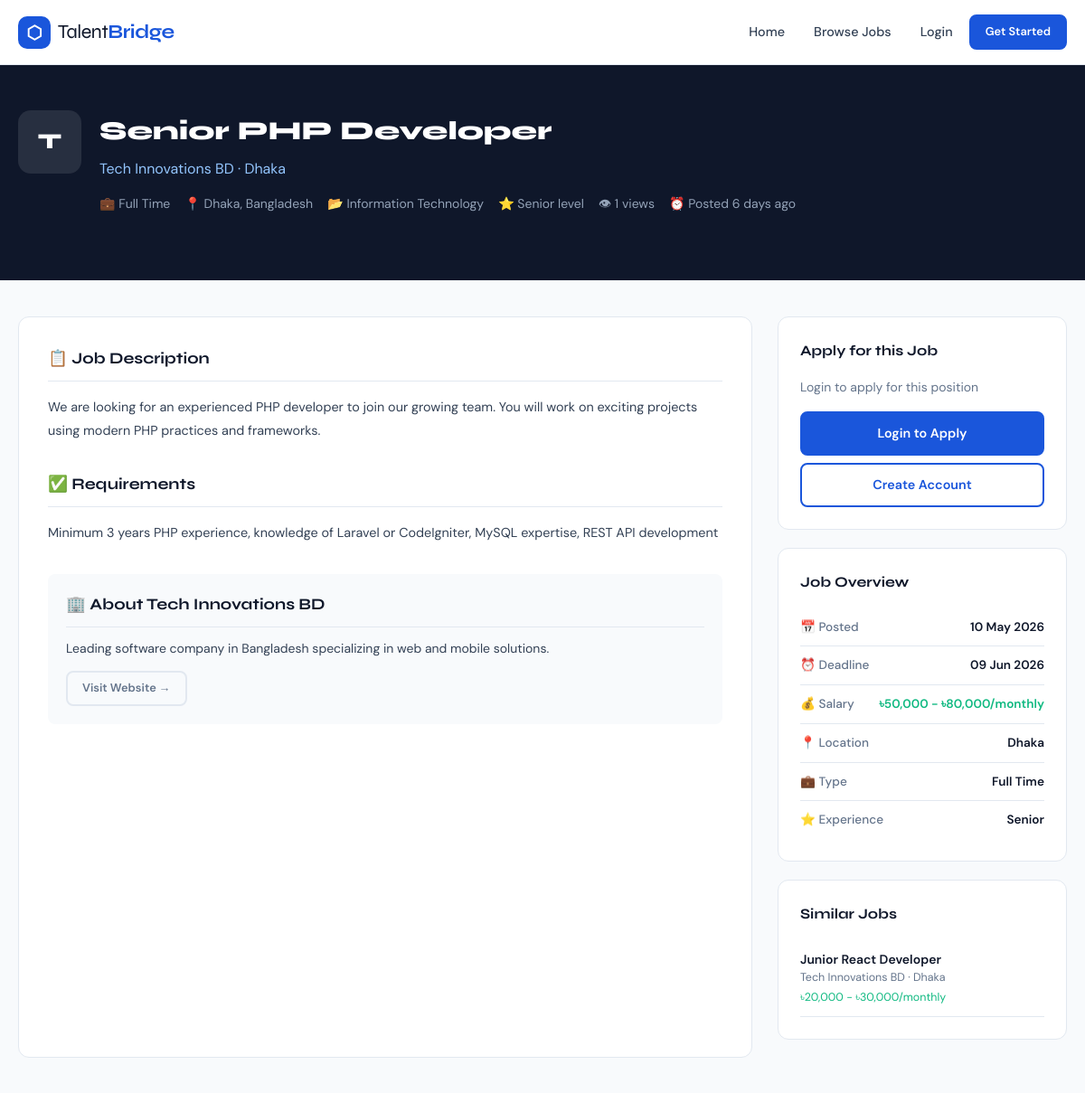
/job.php?id=1 (upper part), run on an earlier commit of the app's database.
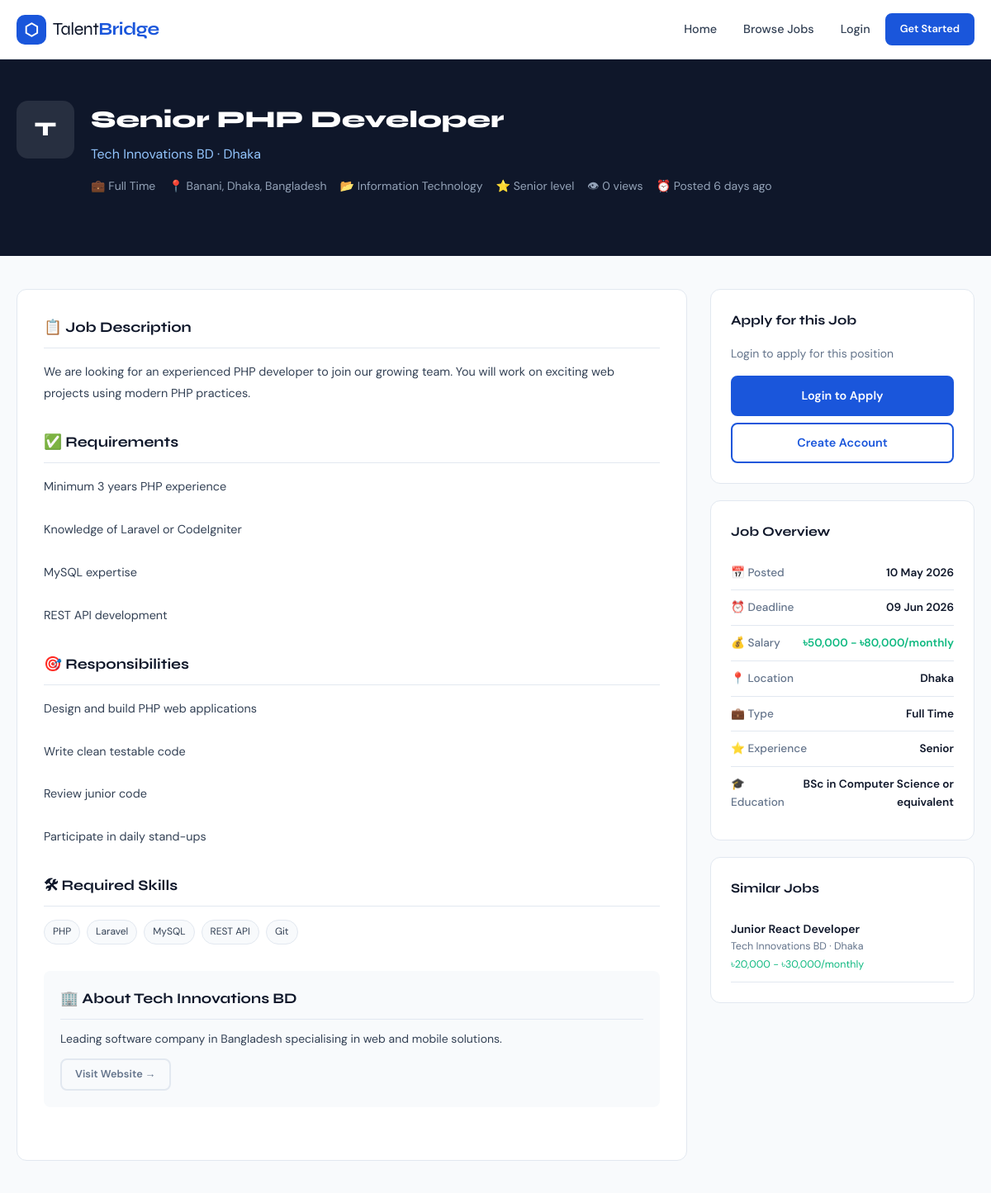
And on a later commit of the database.
### tables this page shows
CREATE TABLE jobs (
    id               INT AUTO_INCREMENT PRIMARY KEY,
    employer_id      INT          NOT NULL,
    company_id       INT          NOT NULL,
    category_id      INT          NOT NULL,
    title            VARCHAR(200) NOT NULL,
    slug             VARCHAR(250) NOT NULL UNIQUE,
    description      LONGTEXT     NOT NULL,
    requirements     TEXT,
    responsibilities TEXT,
    type             ENUM('full-time','part-time','remote','contract','internship','freelance') DEFAULT 'full-time',
    location         VARCHAR(200),
    city             VARCHAR(100),
    salary_min       DECIMAL(10,2),
    salary_max       DECIMAL(10,2),
    salary_type      ENUM('monthly','yearly','hourly','negotiable') DEFAULT 'monthly',
    experience_level ENUM('entry','mid','senior','lead','executive') DEFAULT 'entry',
    education_level  VARCHAR(100),
    skills_required  TEXT,
    deadline         DATE,
    status           ENUM('pending','approved','rejected','closed','draft') DEFAULT 'pending',
    is_featured      TINYINT(1)   DEFAULT 0,
    views            INT          DEFAULT 0,
    created_at       TIMESTAMP    DEFAULT CURRENT_TIMESTAMP,
    updated_at       TIMESTAMP    DEFAULT CURRENT_TIMESTAMP ON UPDATE CURRENT_TIMESTAMP,
    FOREIGN KEY (employer_id)  REFERENCES users(id)      ON DELETE CASCADE,
    FOREIGN KEY (company_id)   REFERENCES companies(id)  ON DELETE CASCADE,
    FOREIGN KEY (category_id)  REFERENCES categories(id) ON DELETE CASCADE
);

CREATE TABLE companies (
    id           INT AUTO_INCREMENT PRIMARY KEY,
    user_id      INT          NOT NULL,
    name         VARCHAR(200) NOT NULL,
    logo         VARCHAR(255),
    website      VARCHAR(255),
    email        VARCHAR(150),
    phone        VARCHAR(20),
    industry     VARCHAR(100),
    size         ENUM('1-10','11-50','51-200','201-500','500+') DEFAULT '1-10',
    founded_year YEAR,
    address      TEXT,
    city         VARCHAR(100),
    country      VARCHAR(100) DEFAULT 'Bangladesh',
    description  TEXT,
    status       ENUM('active','inactive') DEFAULT 'active',
    created_at   TIMESTAMP DEFAULT CURRENT_TIMESTAMP,
    updated_at   TIMESTAMP DEFAULT CURRENT_TIMESTAMP ON UPDATE CURRENT_TIMESTAMP,
    FOREIGN KEY (user_id) REFERENCES users(id) ON DELETE CASCADE
);

CREATE TABLE categories (
    id         INT AUTO_INCREMENT PRIMARY KEY,
    name       VARCHAR(100) NOT NULL,
    slug       VARCHAR(100) NOT NULL UNIQUE,
    icon       VARCHAR(50)  DEFAULT 'briefcase',
    created_at TIMESTAMP    DEFAULT CURRENT_TIMESTAMP
);

### includes/functions.php (called while the page is built, shortened)
<?php
function e($string) {
    return htmlspecialchars($string ?? '', ENT_QUOTES, 'UTF-8');
}
function formatDate($date, $format = 'd M Y') {
    return date($format, strtotime($date));
}
function timeAgo($datetime) {
    $time = time() - strtotime($datetime);
    if ($time < 604800) return floor($time/86400) . ' days ago';
    return formatDate($datetime);
}
function formatSalary($min, $max, $type) {
    $currency = '৳';
    if ($min && $max) {
        return $currency . number_format($min) . ' - ' . $currency . number_format($max) . '/' . $type;
    } elseif ($min) {
        return 'From ' . $currency . number_format($min) . '/' . $type;
    } elseif ($max) {
        return 'Up to ' . $currency . number_format($max) . '/' . $type;
    }
    return 'Not disclosed';
}
function getLogoUrl($logoFile) {
    return null;
}
function jobTypeLabel($type) {
    $labels = [
        'full-time'  => 'Full Time',
        'part-time'  => 'Part Time',
        'remote'     => 'Remote',
        'contract'   => 'Contract',
        'internship' => 'Internship',
        'freelance'  => 'Freelance',
    ];
    return $labels[$type] ?? ucfirst($type);
}
function isDeadlinePassed($deadline) {
    return strtotime($deadline) < time();
}
?>

### job.php (the view, shortened to what the changed rows need)
<?php
require_once 'includes/functions.php';
$pdo = getDB();
$jobId = intval($_GET['id'] ?? 0);
$stmt = $pdo->prepare("
    SELECT j.*, c.name AS company_name, c.logo AS company_logo, c.website AS company_website,
           c.description AS company_desc, c.city AS company_city, c.size AS company_size,
           cat.name AS category_name, u.name AS employer_name
    FROM jobs j
    JOIN companies c ON j.company_id = c.id
    JOIN categories cat ON j.category_id = cat.id
    JOIN users u ON j.employer_id = u.id
    WHERE j.id = ? AND j.status = 'approved'
");
$stmt->execute([$jobId]);
$job = $stmt->fetch();
?>
<!DOCTYPE html>
<html lang="en">
<head>
    <link rel="stylesheet" href="<?= BASE_URL ?>/assets/css/style.css">
</head>
<body>
<?php require_once 'includes/header.php'; ?>
<div class="job-detail-header">
    <div class="container">
        <div style="display:flex;gap:20px;align-items:flex-start;flex-wrap:wrap;">
            <?php $jobLogoUrl = getLogoUrl($job['company_logo'] ?? null); ?>
            <div class="company-logo" style="width:70px;height:70px;border-radius:14px;font-size:1.5rem;overflow:hidden;flex-shrink:0;<?= $jobLogoUrl ? 'background:white;' : 'background:rgba(255,255,255,0.1);color:white;' ?>">
                <?php if ($jobLogoUrl): ?>
                    <img src="<?= e($jobLogoUrl) ?>" alt="<?= e($job['company_name']) ?>" style="width:100%;height:100%;object-fit:cover;">
                <?php else: ?>
                    <?= strtoupper(substr($job['company_name'], 0, 1)) ?>
                <?php endif; ?>
            </div>
            <div style="flex:1;">
                <h1 style="font-family:var(--font-display);font-size:clamp(1.3rem,3vw,1.8rem);font-weight:800;margin-bottom:6px;"><?= e($job['title']) ?></h1>
                <p style="color:#93c5fd;font-size:1rem;margin-bottom:14px;"><?= e($job['company_name']) ?> · <?= e($job['company_city']) ?></p>
                <div class="job-detail-meta">
                    <div class="detail-meta-item">💼 <?= jobTypeLabel($job['type']) ?></div>
                    <div class="detail-meta-item">📍 <?= e($job['location']) ?></div>
                    <div class="detail-meta-item">📂 <?= e($job['category_name']) ?></div>
                    <div class="detail-meta-item">⭐ <?= ucfirst($job['experience_level']) ?> level</div>
                    <div class="detail-meta-item">👁 <?= number_format($job['views']) ?> views</div>
                    <div class="detail-meta-item">⏰ Posted <?= timeAgo($job['created_at']) ?></div>
                </div>
            </div>
        </div>
    </div>
</div>
<div class="container">
    <div class="job-detail-body">
        <div class="job-detail-main">
            <div class="detail-section">
                <h3>📋 Job Description</h3>
                <div style="white-space:pre-line;color:var(--dark-3);line-height:1.8;font-size:0.9rem;"><?= nl2br(e($job['description'])) ?></div>
            </div>
            <?php if ($job['requirements']): ?>
            <div class="detail-section">
                <h3>✅ Requirements</h3>
                <div style="white-space:pre-line;color:var(--dark-3);line-height:1.8;font-size:0.9rem;"><?= nl2br(e($job['requirements'])) ?></div>
            </div>
            <?php endif; ?>
            <?php if ($job['responsibilities']): ?>
            <div class="detail-section">
                <h3>🎯 Responsibilities</h3>
                <div style="white-space:pre-line;color:var(--dark-3);line-height:1.8;font-size:0.9rem;"><?= nl2br(e($job['responsibilities'])) ?></div>
            </div>
            <?php endif; ?>
            <?php if ($job['skills_required']): ?>
            <div class="detail-section">
                <h3>🛠 Required Skills</h3>
                <div style="display:flex;flex-wrap:wrap;gap:8px;">
                    <?php foreach (explode(',', $job['skills_required']) as $skill): ?>
                        <span class="tag"><?= e(trim($skill)) ?></span>
                    <?php endforeach; ?>
                </div>
            </div>
            <?php endif; ?>
            <div class="detail-section" style="background:var(--bg);border-radius:var(--radius-sm);padding:20px;margin-top:24px;">
                <h3 style="margin-bottom:12px;">🏢 About <?= e($job['company_name']) ?></h3>
                <p style="color:var(--dark-3);font-size:0.875rem;line-height:1.7;"><?= nl2br(e($job['company_desc'] ?? 'No description provided.')) ?></p>
                <?php if ($job['company_website']): ?>
                    <a href="<?= e($job['company_website']) ?>" target="_blank" class="btn btn-ghost btn-sm" style="margin-top:12px;">Visit Website →</a>
                <?php endif; ?>
            </div>
        </div>
        <div class="job-detail-sidebar">
            <div class="apply-card">
                <div class="detail-info-row">
                    <span class="detail-info-label">📅 Posted</span>
                    <span class="detail-info-value"><?= formatDate($job['created_at']) ?></span>
                </div>
                <div class="detail-info-row">
                    <span class="detail-info-label">⏰ Deadline</span>
                    <span class="detail-info-value <?= isDeadlinePassed($job['deadline']) ? 'text-danger' : '' ?>"><?= formatDate($job['deadline']) ?></span>
                </div>
                <div class="detail-info-row">
                    <span class="detail-info-label">💰 Salary</span>
                    <span class="detail-info-value text-success"><?= formatSalary($job['salary_min'], $job['salary_max'], $job['salary_type']) ?></span>
                </div>
                <div class="detail-info-row">
                    <span class="detail-info-label">📍 Location</span>
                    <span class="detail-info-value"><?= e($job['city']) ?></span>
                </div>
                <div class="detail-info-row">
                    <span class="detail-info-label">💼 Type</span>
                    <span class="detail-info-value"><?= jobTypeLabel($job['type']) ?></span>
                </div>
                <div class="detail-info-row">
                    <span class="detail-info-label">⭐ Experience</span>
                    <span class="detail-info-value"><?= ucfirst($job['experience_level']) ?></span>
                </div>
                <?php if ($job['education_level']): ?>
                <div class="detail-info-row">
                    <span class="detail-info-label">🎓 Education</span>
                    <span class="detail-info-value"><?= e($job['education_level']) ?></span>
                </div>
                <?php endif; ?>
            </div>
        </div>
    </div>
</div>
<?php require_once 'includes/footer.php'; ?>
</body>
</html>

What changed in the data, as far as the page shows it:
changed jobs "Senior PHP Developer": location "Dhaka, Bangladesh" → "Banani, Dhaka, Bangladesh"; views "1" → "0"; description "We are looking for an experienced PHP developer to join our growing team. You will work on exciting projects using modern PHP practices and frameworks." → "We are looking for an experienced PHP developer to join our growing team. You will work on exciting web projects using modern PHP practices."; requirements "Minimum 3 years PHP experience, knowledge of Laravel or CodeIgniter, MySQL expertise, REST API development" → "Minimum 3 years PHP experience Knowledge of Laravel or CodeIgniter MySQL expertise REST API development"; responsibilities (not shown) → "Design and build PHP web applications Write clean testable code Review junior code Participate in daily stand-ups"; company.description "Leading software company in Bangladesh specializing in web and mobile solutions." → "Leading software company in Bangladesh specialising in web and mobile solutions."; education_level (not shown) → "BSc in Computer Science or equivalent"
Also different on the page:
text now shown: "🎯 Responsibilities 🛠 Required Skills 🎓 Education"
new list line: "PHP"
new list line: "Laravel"
new list line: "MySQL"
new list line: "REST API"
new list line: "Git"
